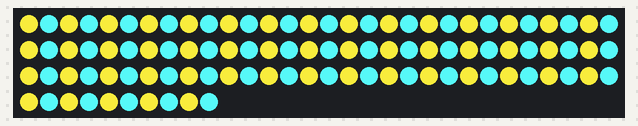
A sketch run on a simulated Arduino Uno, built with avr-gcc and run on an emulated ATmega328P. Parts: 100 RGB LEDs in strip order, left to right, continuing on the next row.

Above: at 0.5 s.
At 4.9 s:
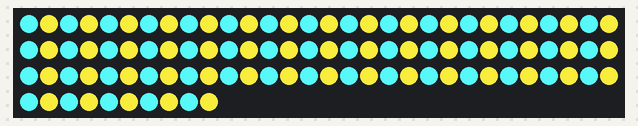

Measured:
- what the display in image 1 shows lasts 4.4 s, from 4.8 s to 9.2 s

The sketch:

BasicLightShow.ino
```cpp
#include <FastLED.h>

#define NUM_LEDS 100
#define LED_PIN 6
#define TIME_DELAY 4 * 1000

struct color {
  int r;
  int g;
  int b;
};

struct color Color;

float fade_scale = 1.2;

CRGB leds[NUM_LEDS];

void setup() {
  FastLED.addLeds<NEOPIXEL, LED_PIN>(leds, NUM_LEDS);

}

void loop() {
  mix_blue_yellow(0);
  delay(TIME_DELAY);
  mix_blue_yellow(1);
  delay(TIME_DELAY);

}

void mix_blue_yellow(int mode) {
  for (int i=0; i<NUM_LEDS; i++) {
    if (i%2 == mode) {
      Color.r = 233;
      Color.g = 221;
      Color.b = 56;
      leds[i] = CRGB(Color.r, Color.g, Color.b);
    } else {
      Color.r = 80;
      Color.g = 230;
      Color.b = 230;
      leds[i] = CRGB(Color.r, Color.g, Color.b);
    }
    FastLED.show();
  }
}
```
